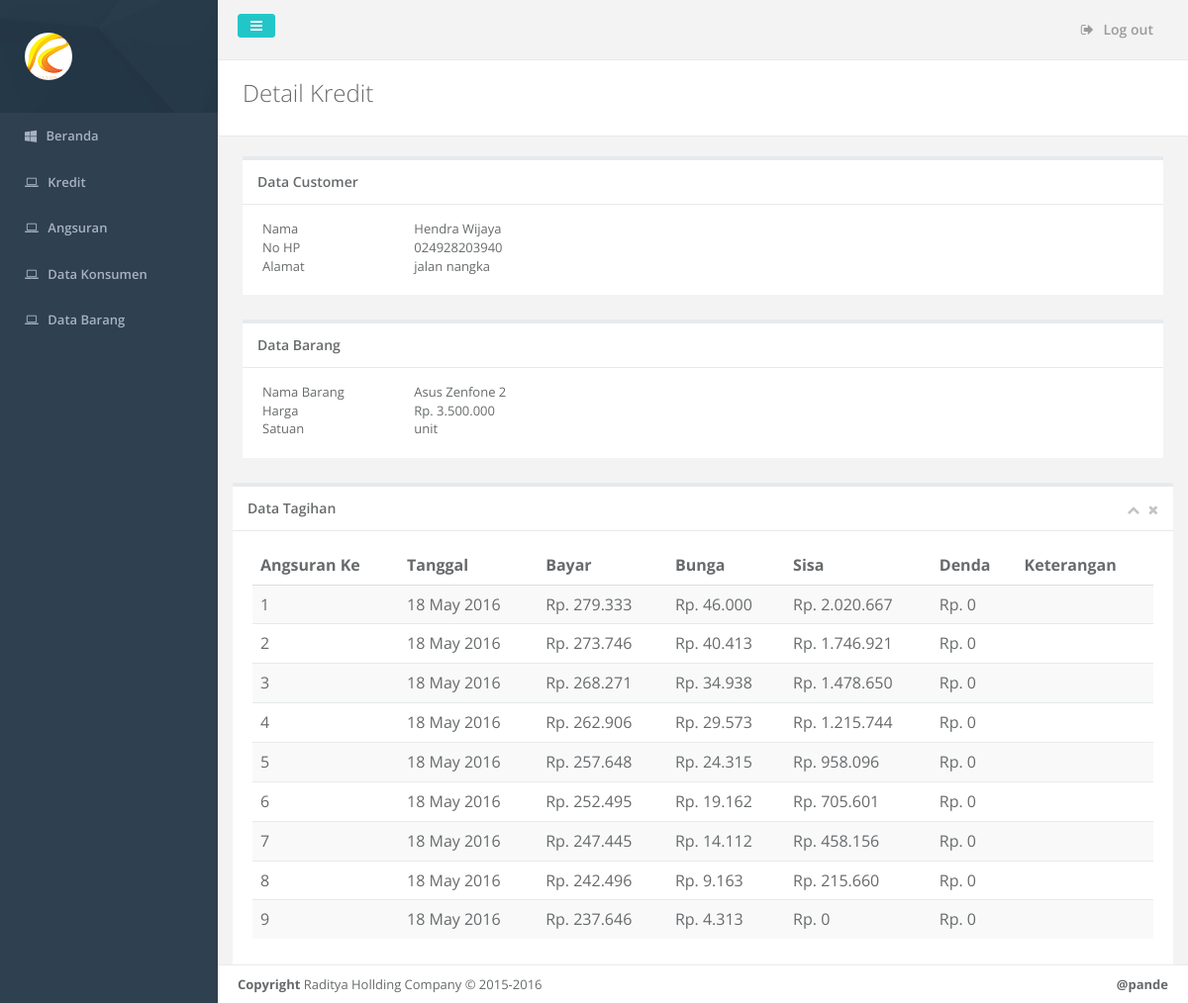
The app's page /detail_kredit.php?id=1 with its own data.
### tables this page shows
CREATE TABLE IF NOT EXISTS `anggota` (
  `id_anggota` int(11) NOT NULL AUTO_INCREMENT,
  `id_user` int(11) NOT NULL,
  `nama` varchar(100) NOT NULL,
  `alamat` text NOT NULL,
  `telepon` varchar(12) NOT NULL,
  `area` varchar(50) DEFAULT NULL,
  PRIMARY KEY (`id_anggota`)
);

CREATE TABLE IF NOT EXISTS `barang` (
  `id` int(11) NOT NULL AUTO_INCREMENT,
  `nama_barang` varchar(100) NOT NULL,
  `harga` double NOT NULL,
  `satuan` varchar(50) NOT NULL,
  PRIMARY KEY (`id`)
);

CREATE TABLE IF NOT EXISTS `angsuran` (
  `id` int(11) NOT NULL AUTO_INCREMENT,
  `id_kredit` int(11) NOT NULL,
  `id_cust` int(11) NOT NULL,
  `id_petugas` int(11) NOT NULL,
  `bayar` double NOT NULL,
  `angsuran_ke` int(11) NOT NULL,
  `bunga` double NOT NULL,
  `sisa_kredit` double NOT NULL,
  `denda` double NOT NULL,
  `tgl_angsuran` date NOT NULL,
  `keterangan` text,
  PRIMARY KEY (`id`)
);

### detail_kredit.php (the view, shortened to what this page needs)
<?php include_once ('layouts/header.php'); ?>
<?php
$id = $_GET['id'];
if(isset($id) && $id!=''){
	$result = $mysqli->query("select * from angsuran where id='$id' ");
	$result = $result->fetch_assoc();
	$kredit = $mysqli->query("select * from kredit where id='".$result['id_kredit']."' ");
	$kredit = $kredit->fetch_assoc();
	$anggota = $mysqli->query("select * from anggota where id_anggota='".$kredit['id_cust']."' ");
	$anggota = $anggota->fetch_assoc();
	$barang = $mysqli->query("select * from barang where id='".$kredit['id_barang']."' ");
	$barang = $barang->fetch_assoc();
	$angsuran = $mysqli->query("select * from angsuran where id_kredit='".$result['id_kredit']."' ");
}else{
	echo "<script>window.location=('infokredit.php')</script>";
}
?>
        <div class="row wrapper border-bottom white-bg page-heading">
			<div class="col-lg-10">
				<h2>Detail Kredit</h2>
			</div>
				<div class="col-lg-2">
				</div>
		</div>
		<div class="row">
            <div class="col-lg-12">
                <div class="wrapper wrapper-content animated fadeInUp" style="padding-bottom: 5px;">
                    <div class="ibox" style="margin-bottom:0px;">
                        <div class="ibox-title">
							<h5>Data Customer</h5>
                        </div>
						<div class="ibox-content">
							<div class="row">
								<div class="col-md-2">Nama</div>
								<div class="col-md-4"><?= $anggota['nama'] ?></div>
							</div>
							<div class="row">
								<div class="col-md-2">No HP</div>
								<div class="col-md-4"><?= $anggota['telepon'] ?></div>
							</div>
							<div class="row">
								<div class="col-md-2">Alamat</div>
								<div class="col-md-4"><?= $anggota['alamat'] ?></div>
							</div>
						</div>
                    </div>
                </div>
            </div>
		</div>
		<div class="row">
			<div class="col-lg-12">
                <div class="wrapper wrapper-content animated fadeInUp" style="padding-bottom: 5px;">
                    <div class="ibox" style="margin-bottom:20px;">
                        <div class="ibox-title">
                            <h5>Data Barang</h5>
                        </div>
						<div class="ibox-content">
							<div class="row">
								<div class="col-md-2">Nama Barang</div>
								<div class="col-md-4"><?= $barang['nama_barang'] ?></div>
							</div>
							<div class="row">
								<div class="col-md-2">Harga</div>
								<div class="col-md-4">Rp. <?= number_format($barang['harga'],0,',','.') ?></div>
							</div>
							<div class="row">
								<div class="col-md-2">Satuan</div>
								<div class="col-md-4"><?= $barang['satuan'] ?></div>
							</div>
						</div>
                    </div>
                </div>
            </div>
      </div>
	 <div class="row">
        <div class="col-md-12">
        <div class="ibox float-e-margins">
        <div class="ibox-title">
            <h5>Data Tagihan  </h5>
            <div class="ibox-tools">
                <a class="collapse-link">
                    <i class="fa fa-chevron-up"></i>
                </a>
                <a class="close-link">
                    <i class="fa fa-times"></i>
                </a>
            </div>
        </div>
        <div class="ibox-content">
            <div class="table-responsive">
                <table class="table table-striped">
                    <thead>
                    <tr>
                        <th>Angsuran Ke</th>
                        <th>Tanggal </th>
                        <th>Bayar </th>
                        <th>Bunga</th>
                        <th>Sisa </th>
                        <th>Denda</th>
                        <th>Keterangan </th>
                    </tr>
                    </thead>
                    <tbody>
                        <?php while($row = $angsuran->fetch_assoc()): ?>
                <tr>
                    <td><?php echo $row['angsuran_ke'];?></td>
                    <td><?php echo date('d F Y', strtotime($row['tgl_angsuran']));?></td>
                    <td>Rp. <?= number_format($row['bayar'],0,',','.') ?></td>
                    <td>Rp. <?= number_format($row['bunga'],0,',','.') ?></td>
					<td>Rp. <?= number_format($row['sisa_kredit'],0,',','.') ?></td>
                    <td>Rp. <?= number_format($row['denda'],0,',','.') ?></td>
					<td><?php echo $row['keterangan'];?></td>
                </tr>
                <?php endwhile;?>
                    </tbody>
                </table>
            </div>
        </div>
        </div>
        </div>
        </div>
            <div class="footer">
                    <div class="pull-right">
                       <strong>@pande</strong>
                    </div>
                    <div>
                        <strong>Copyright</strong> Raditya Hollding Company &copy; 2015-2016
                    </div>
                </div>
            </div>
</div>
</body>
</html>

### records on screen
anggota: nama "Hendra Wijaya", telepon "024928203940", alamat "jalan nangka"
barang: nama_barang "Asus Zenfone 2", harga "3.500.000", satuan "unit"
angsuran: angsuran_ke "1", tgl_angsuran "18 May 2016", bayar "279.333", bunga "46.000", sisa_kredit "2.020.667", denda "0"
angsuran: angsuran_ke "2", tgl_angsuran "18 May 2016", bayar "273.746", bunga "40.413", sisa_kredit "1.746.921", denda "0"
angsuran: angsuran_ke "3", tgl_angsuran "18 May 2016", bayar "268.271", bunga "34.938", sisa_kredit "1.478.650", denda "0"
angsuran: angsuran_ke "4", tgl_angsuran "18 May 2016", bayar "262.906", bunga "29.573", sisa_kredit "1.215.744", denda "0"
angsuran: angsuran_ke "5", tgl_angsuran "18 May 2016", bayar "257.648", bunga "24.315", sisa_kredit "958.096", denda "0"
angsuran: angsuran_ke "6", tgl_angsuran "18 May 2016", bayar "252.495", bunga "19.162", sisa_kredit "705.601", denda "0"
angsuran: angsuran_ke "7", tgl_angsuran "18 May 2016", bayar "247.445", bunga "14.112", sisa_kredit "458.156", denda "0"
angsuran: angsuran_ke "8", tgl_angsuran "18 May 2016", bayar "242.496", bunga "9.163", sisa_kredit "215.660", denda "0"
angsuran: angsuran_ke "9", tgl_angsuran "18 May 2016", bayar "237.646", bunga "4.313", sisa_kredit "0", denda "0"
